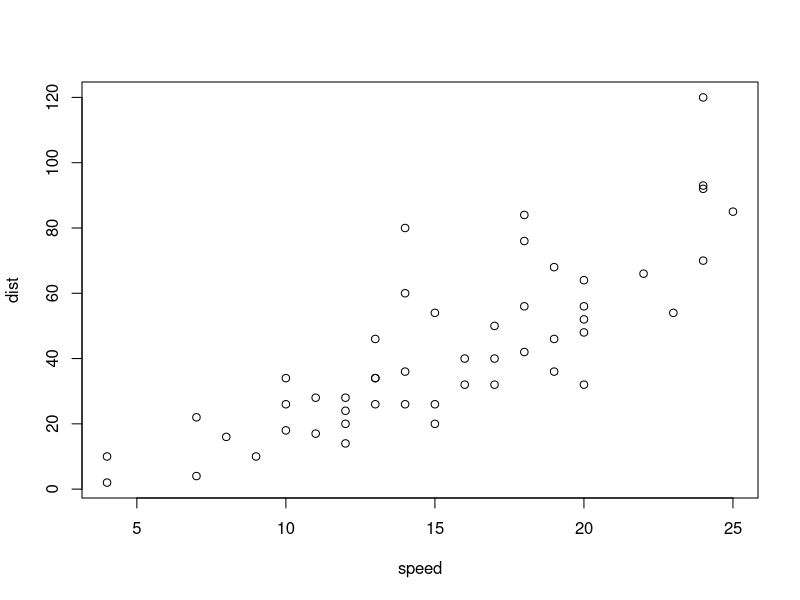
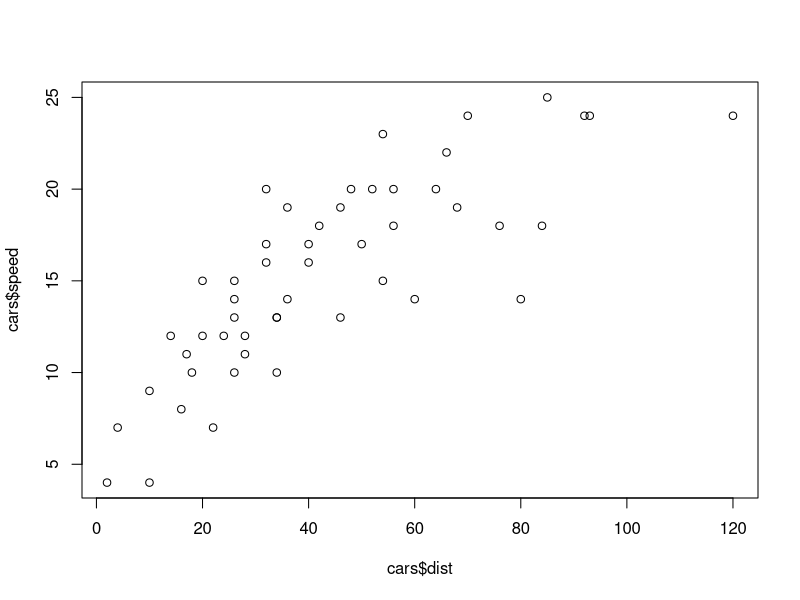
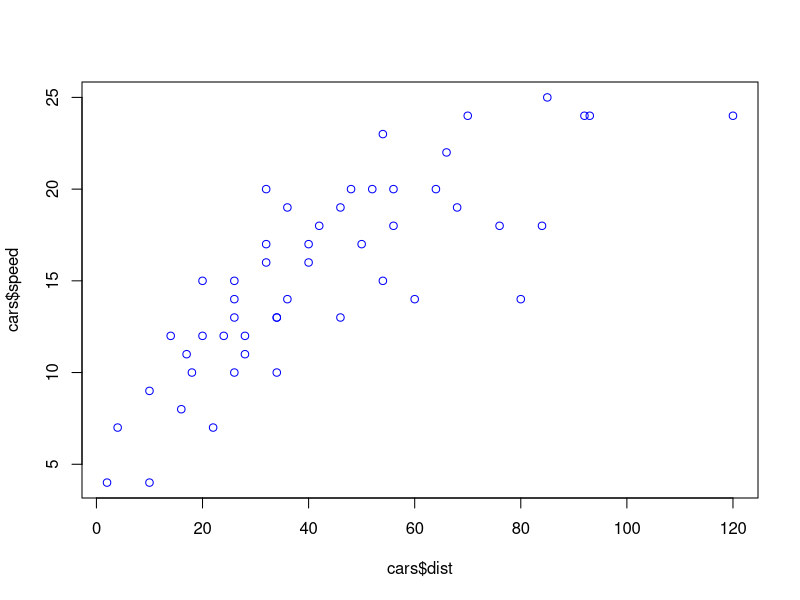
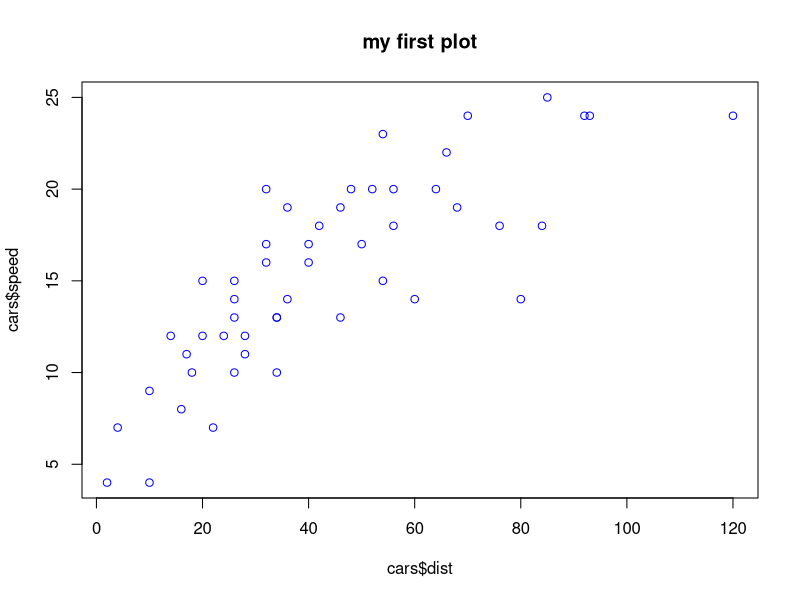
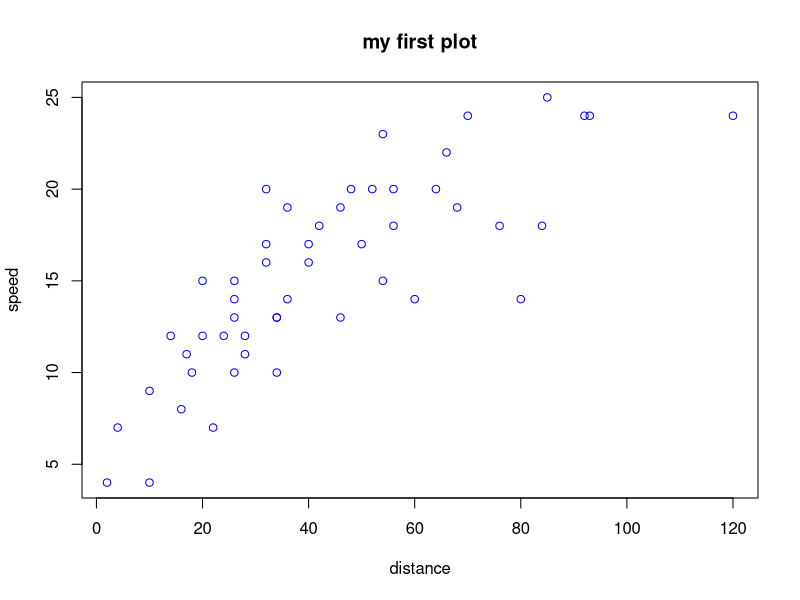
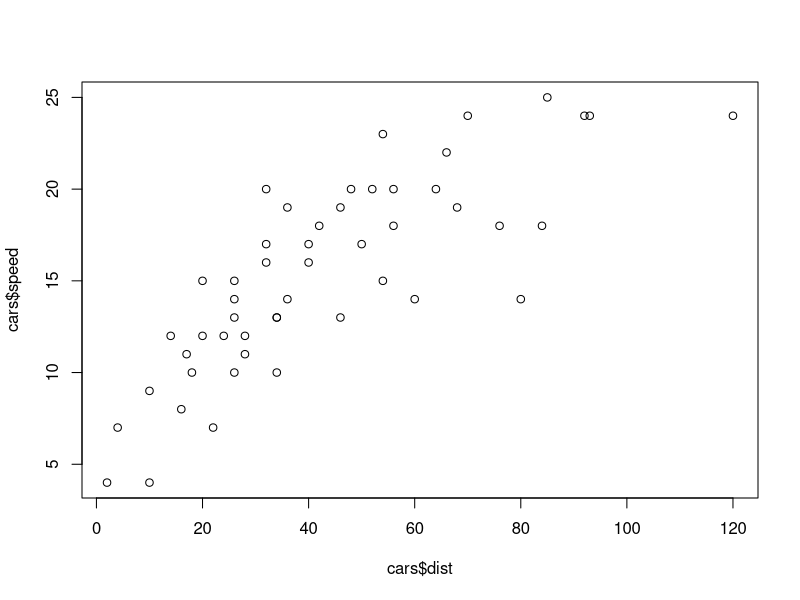
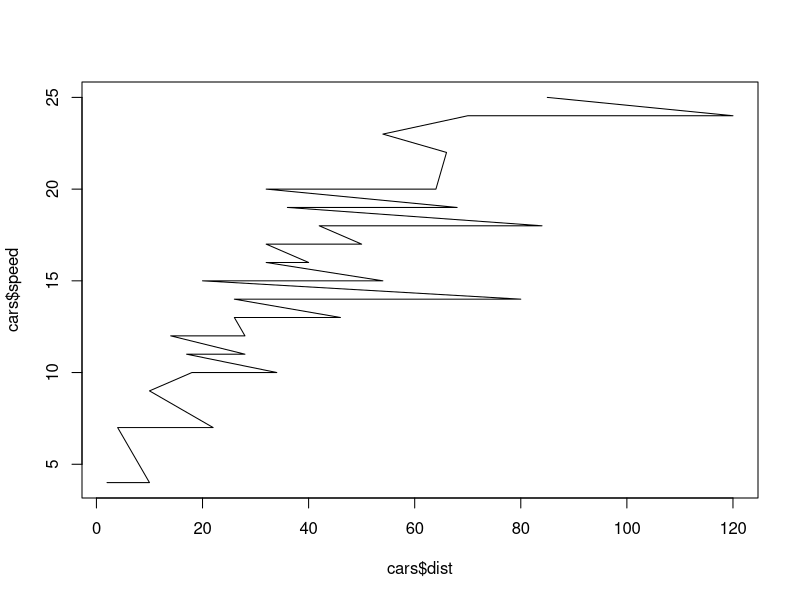
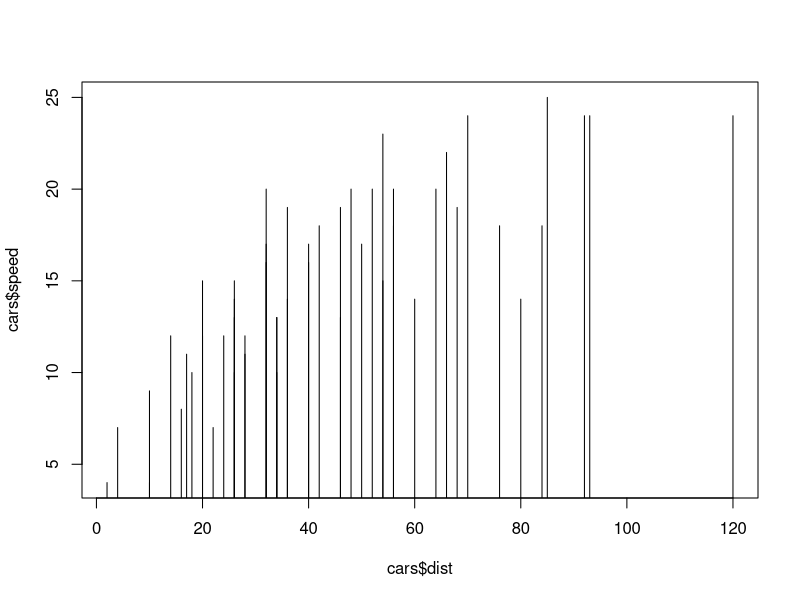

The R source for these figures, in order:
?plot

head(cars)

plot(cars)


plot(cars$dist,cars$speed)

plot(cars$dist,cars$speed,col="blue")

plot(cars$dist,cars$speed,col="blue",main="my first plot")

plot(cars$dist,cars$speed,col="blue",main="my first plot",xlab = "distance",ylab="speed")

#types of plot
plot(cars$dist,cars$speed)

plot(cars$dist,cars$speed,"l")

plot(cars$dist,cars$speed,"h")
